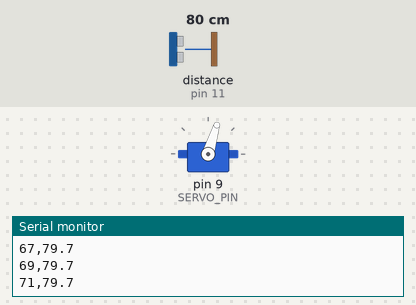
Recording of a sketch running on a simulated Arduino Uno, built with avr-gcc and run on an emulated ATmega328P. Parts: servo, the last lines printed to the serial monitor. Wiring (inferred from the names in the program): ultrasonic range finder: trigger pin 10; echo pin 11. The test bench sets the inputs (shaded band); at power-on: distance to the obstacle (sensor on pin 11) 80 cm. The echo pulse lasts 58.3 µs per cm.

Above: at 1.2 s.
1.3 s: distance to the obstacle (sensor on pin 11) set to 2 cm
At 3.03 s:
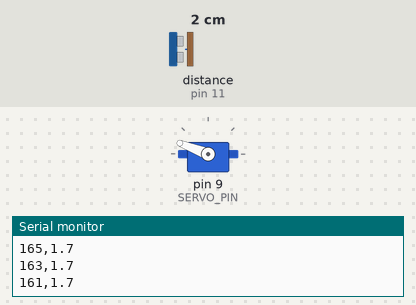
4.3 s: distance to the obstacle (sensor on pin 11) set to 120 cm
7.3 s: distance to the obstacle (sensor on pin 11) set to 4 cm
At 7.75 s:
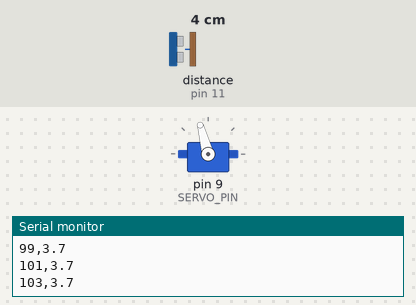
10.3 s: distance to the obstacle (sensor on pin 11) set to 18 cm
At 11.79 s:
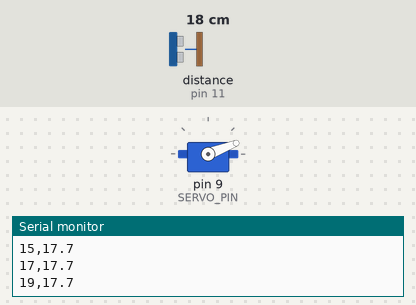
Timing chart, 0 to 14.3 s (numbered marks = the images above; inputs shaded):
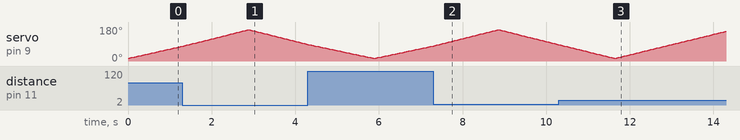

The sketch:

radar.ino
```cpp
#include <Servo.h>

const byte TRIG = 10;
const byte ECHO = 11;
const byte SERVO_PIN = 9;
Servo scanner;

float readDistanceCm() {
  digitalWrite(TRIG, LOW);
  delayMicroseconds(2);
  digitalWrite(TRIG, HIGH);
  delayMicroseconds(10);
  digitalWrite(TRIG, LOW);
  unsigned long duration = pulseIn(ECHO, HIGH, 30000UL);
  if (duration == 0) return -1;
  return duration * 0.0343f / 2.0f;
}

void sendMeasurement(int angle) {
  scanner.write(angle);
  delay(35);
  float distance = readDistanceCm();
  Serial.print(angle);
  Serial.print(',');
  Serial.println(distance, 1);
}

void setup() {
  Serial.begin(115200);
  pinMode(TRIG, OUTPUT);
  pinMode(ECHO, INPUT);
  scanner.attach(SERVO_PIN);
}

void loop() {
  for (int angle = 15; angle <= 165; angle += 2) sendMeasurement(angle);
  for (int angle = 165; angle >= 15; angle -= 2) sendMeasurement(angle);
}
```
